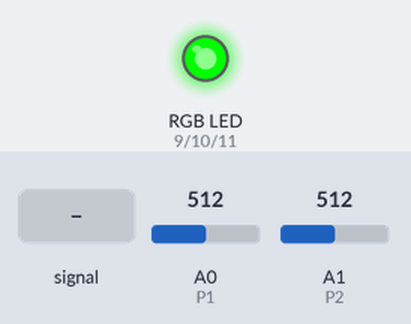
The sketch below on a simulated Arduino Uno, built with avr-gcc and run on an emulated ATmega328P. On the bench: an RGB LED mixed from three pins (HIGH = lit). The test bench sets the inputs (shaded band); at power-on: A1 (P2) = 512, A0 (P1) = 512. Dim RGB values are drawn brighter than linear.

Above: at 1.2 s.
1.3 s: A1 (P2) fed a 200 Hz sine of ±81 counts around its level
At 1.8 s:
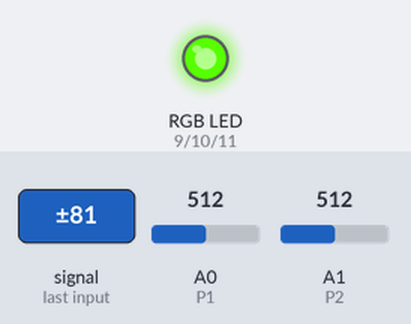
2.8 s: A1 (P2) set to 90
At 2.95 s:
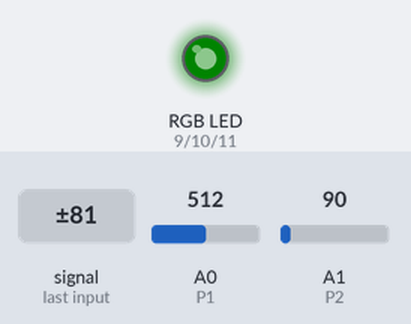
5.8 s: A1 (P2) set to 110
At 6.3 s:
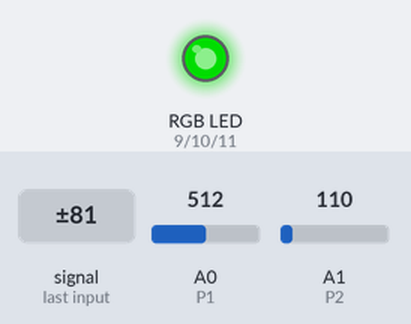
7.3 s: A1 (P2) fed a 200 Hz sine of ±81 counts around its level
At 7.45 s:
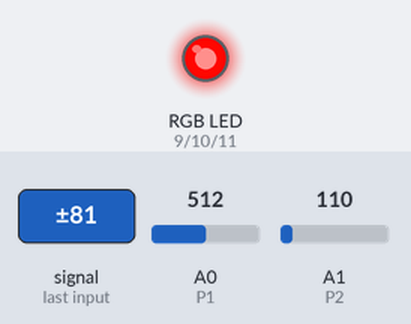
10.3 s: A1 (P2) set to 0
13.3 s: A1 (P2) set to 511
At 14.0 s:
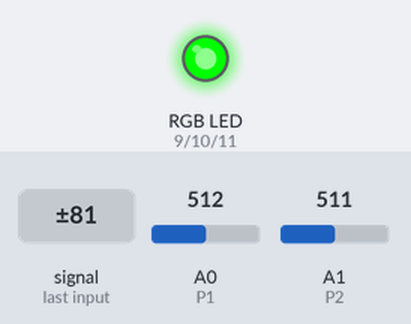
Timing chart, 0 to 15.8 s (numbered marks = the images above; inputs shaded):
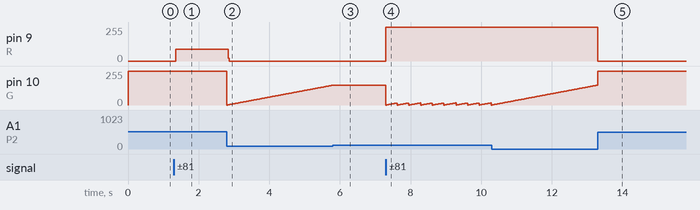

Measured:
- the behaviour switches between 99 and 100 on A1 (P2) (found by bisection; images 2 and 3)
- after the input at 1.3 s, pin 9 (R): 0/255 → 87/255 after 0.05 s
- after the input at 2.8 s, pin 9 (R): 87/255 → 0/255 at once
- after the input at 5.8 s, pin 10 (G): goes on until 5.8 s, then stays 150/255
- after the input at 7.3 s, pin 9 (R): 0/255 → 255/255 at once; pin 10 (G): ramps from 0/255 to 16/255 and jumps back, once every 0.32 s
- after the input at 13.3 s, pin 9 (R): 255/255 → 0/255 at once

The sketch:

Saunalicht.ino
```cpp
int R=9;
int G=10;
int B=11;
int P1=A0;
int P2=A1;
int FadeR=255;
int FadeG=0;
int FadeB=0;
int FadeTime=20;
int MerkerR=0;
int MerkerG=0;
int MerkerB=0;
int y,stellung;
int timer=0,wechsel=0, sek=0, state=1;
double zeit;


//Timer-Interrupt-Routine:
ISR(TIMER0_COMPA_vect){    //This is the interrupt request
  timer++;
  if(timer>=1000) {
    timer=0;
    sek++;
  }
}

void setup() {
  // put your setup code here, to run once:
  Serial.begin(9600);

  pinMode(R,OUTPUT);
  pinMode(G,OUTPUT);
  pinMode(B,OUTPUT);

  //Timer wird so eingestellt, dass alle 1ms der Timer-Interrupt ausgelöst wird.
  TCCR0A=(1<<WGM01);    //Set the CTC mode
  //OCR0A=0xF9; //Value for ORC0A for 1ms
  OCR0A=255; //Value for ORC0A for 1ms
  TIMSK0|=(1<<OCIE0A);   //Set the interrupt request
  sei(); //Enable Global-Interrupt
  TCCR0B|=(1<<CS01);    //Set the prescale 1/64 clock
  TCCR0B|=(1<<CS00);
}

void loop() {

  //Serial.println(wechsel);

  stellung=analogRead(P2);
  if(stellung<100) {
        wechsel=0;

  }

  else {
       wechsel=1;
       goto Sprung;
  }

  zeit=analogRead(P1);
  zeit=zeit/1023*179+1;
  zeit=(int)zeit;


  if(wechsel==0) {

    if(sek>=zeit) {
      state++;
      sek=0;
    }


    switch(state) {
    case 1:
      for(FadeG=0; FadeG<=255; FadeG++) {
        analogWrite(G,FadeG);
        stellung=analogRead(P2);
        if(stellung>=100) {
          wechsel=1;
          goto Sprung;
        }
        delay(FadeTime);
      }
      state++;
      sek=0;
    break;

    case 3:
      for(FadeR=255; FadeR>=0; FadeR--) {
        analogWrite(R,FadeR);
        stellung=analogRead(P2);
        if(stellung>=100) {
          wechsel=1;
          goto Sprung;
        }
        delay(FadeTime);
      }
      state++;
      sek=0;
    break;

    case 5:
      for(FadeB=0; FadeB<=255; FadeB++) {
        analogWrite(B,FadeB);
        stellung=analogRead(P2);
        if(stellung>=100) {
          wechsel=1;
          goto Sprung;
        }
        delay(FadeTime);
      }
      state++;
      sek=0;
    break;

    case 7:
      for(FadeG=255; FadeG>=0; FadeG--) {
        analogWrite(G,FadeG);
        stellung=analogRead(P2);
        if(stellung>=100) {
          wechsel=1;
          goto Sprung;
        }
        delay(FadeTime);
      }
      state++;
      sek=0;
    break;

    case 9:
      for(FadeR=0; FadeR<=255; FadeR++) {
        analogWrite(R,FadeR);
        stellung=analogRead(P2);
        if(stellung>=100) {
          wechsel=1;
          goto Sprung;
        }
        delay(FadeTime);
      }
      state++;
      sek=0;
    break;

    case 11:
      for(FadeB=255; FadeB>=0; FadeB--) {
        analogWrite(B,FadeB);
        stellung=analogRead(P2);
        if(stellung>=100) {
          wechsel=1;
          goto Sprung;
        }
        delay(FadeTime);
      }
      state=0;
      sek=0;
    break;

    } //end switch
  } //end if


  Sprung:

  if(wechsel==1) {
    state=1;
    sek=0;
    y=analogRead(P2);
    y=y*6.5/1023;

    switch(y){
      case 1:
        digitalWrite(R,HIGH);
        digitalWrite(G,LOW);
        digitalWrite(B,LOW);
      break;

      case 2:
        digitalWrite(R,HIGH);
        digitalWrite(G,HIGH);
        digitalWrite(B,LOW);
      break;

      case 3:
        digitalWrite(R,LOW);
        digitalWrite(G,HIGH);
        digitalWrite(B,LOW);
      break;

      case 4:
        digitalWrite(R,LOW);
        digitalWrite(G,HIGH);
        digitalWrite(B,HIGH);
      break;

      case 5:
        digitalWrite(R,LOW);
        digitalWrite(G,LOW);
        digitalWrite(B,HIGH);
      break;

      case 6:
        digitalWrite(R,HIGH);
        digitalWrite(G,LOW);
        digitalWrite(B,HIGH);
      break;
    } //end switch
  } //end if

} //end loop
```
